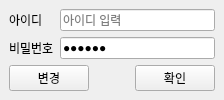
<?xml version="1.0" encoding="UTF-8"?>
<ui version="4.0">
 <class>MainWindow</class>
 <widget class="QMainWindow" name="MainWindow">
  <property name="geometry">
   <rect>
    <x>0</x>
    <y>0</y>
    <width>224</width>
    <height>99</height>
   </rect>
  </property>
  <property name="windowTitle">
   <string>MainWindow</string>
  </property>
  <widget class="QWidget" name="centralwidget">
   <layout class="QHBoxLayout" name="horizontalLayout_2">
    <item>
     <layout class="QVBoxLayout" name="verticalLayout">
      <item>
       <layout class="QFormLayout" name="formLayout">
        <item row="0" column="0">
         <widget class="QLabel" name="Label">
          <property name="text">
           <string>아이디</string>
          </property>
         </widget>
        </item>
        <item row="0" column="1">
         <widget class="QLineEdit" name="linID">
          <property name="inputMask">
           <string>&gt;AAA9999</string>
          </property>
          <property name="placeholderText">
           <string>아이디 입력</string>
          </property>
         </widget>
        </item>
        <item row="1" column="0">
         <widget class="QLabel" name="Label_2">
          <property name="text">
           <string>비밀번호</string>
          </property>
         </widget>
        </item>
        <item row="1" column="1">
         <widget class="QLineEdit" name="linPass">
          <property name="inputMask">
           <string>999999</string>
          </property>
          <property name="echoMode">
           <enum>QLineEdit::Password</enum>
          </property>
          <property name="placeholderText">
           <string/>
          </property>
          <property name="cursorMoveStyle">
           <enum>Qt::LogicalMoveStyle</enum>
          </property>
         </widget>
        </item>
       </layout>
      </item>
      <item>
       <layout class="QHBoxLayout" name="horizontalLayout">
        <item>
         <widget class="QPushButton" name="btnChange">
          <property name="text">
           <string>변경</string>
          </property>
         </widget>
        </item>
        <item>
         <spacer name="horizontalSpacer">
          <property name="orientation">
           <enum>Qt::Horizontal</enum>
          </property>
          <property name="sizeHint" stdset="0">
           <size>
            <width>40</width>
            <height>20</height>
           </size>
          </property>
         </spacer>
        </item>
        <item>
         <widget class="QPushButton" name="btnOK">
          <property name="text">
           <string>확인</string>
          </property>
         </widget>
        </item>
       </layout>
      </item>
     </layout>
    </item>
   </layout>
  </widget>
 </widget>
 <resources/>
 <connections/>
</ui>
